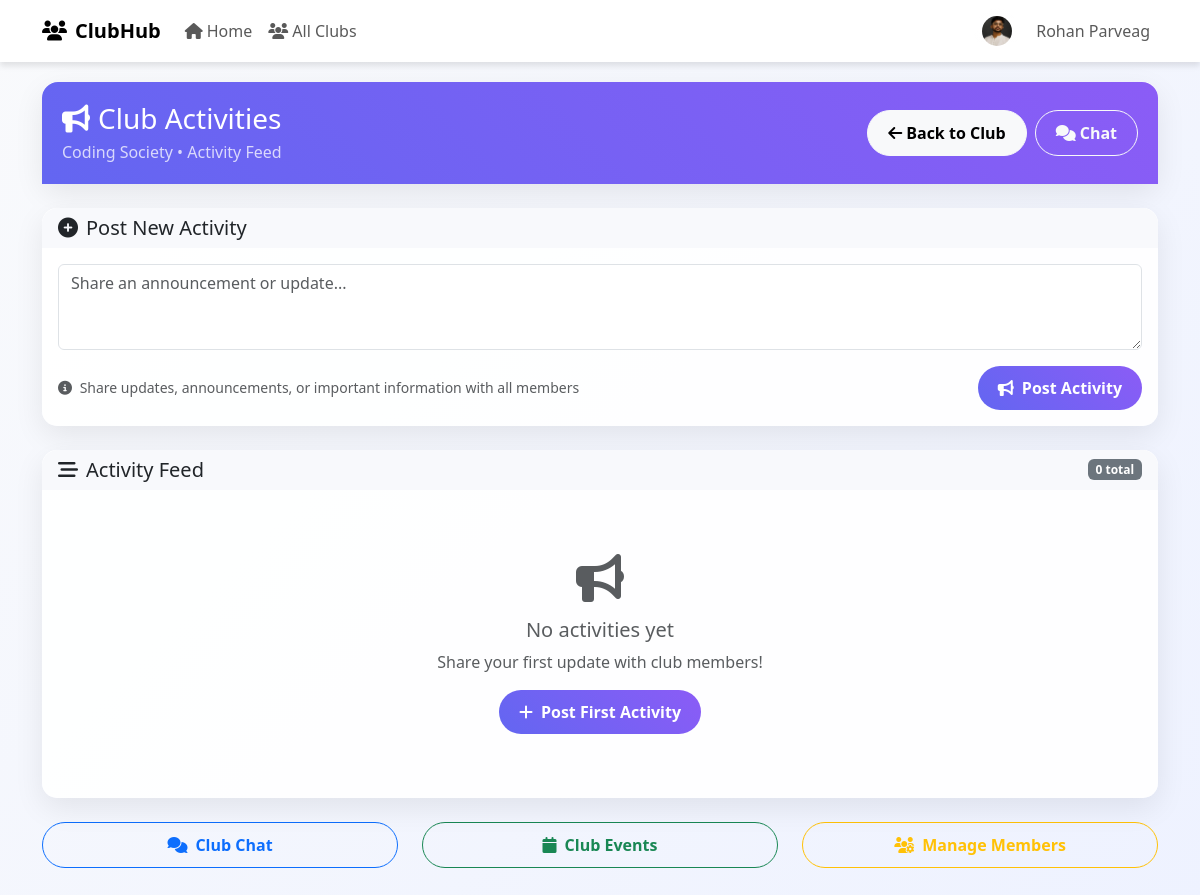
Page /clubs/EED2BA6D/activities/ (signed in) on the earlier database version.
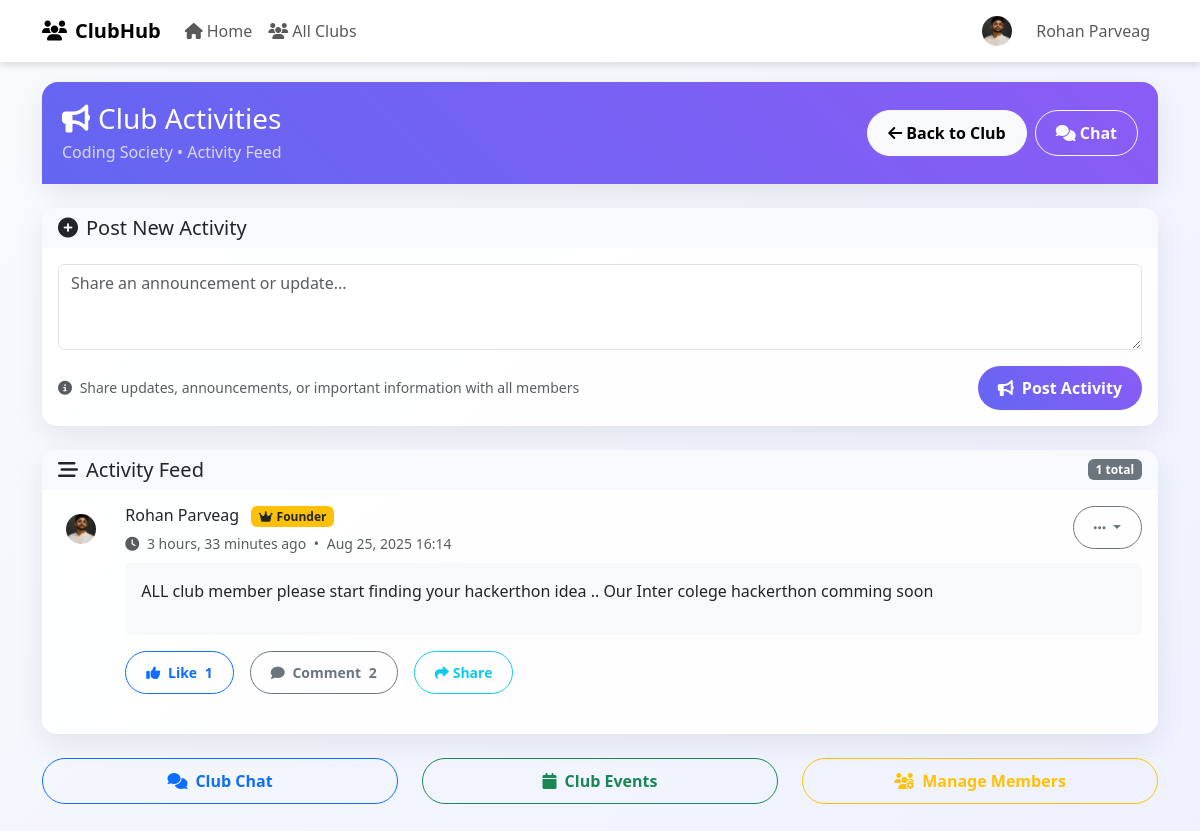
Same page on the later database version.
### club/models.py (models this page shows, shortened)
class ClubActivity(models.Model):
    club = models.ForeignKey(Club, on_delete=models.CASCADE, related_name="activities")
    created_by = models.ForeignKey(User, on_delete=models.CASCADE, related_name="activities")
    content = models.TextField()
    created_at = models.DateTimeField(auto_now_add=True)
    class Meta:
        ordering = ["-created_at"]

### student/models.py (models this page shows, shortened)
class Student(models.Model):
    user = models.OneToOneField(
        settings.AUTH_USER_MODEL,
        on_delete=models.CASCADE,
        related_name="student_profile"
    )
    profile_image = models.ImageField(
        upload_to="student_profiles/",
        default='student_profiles/default_image.jpg',
    )
    phone_number = models.CharField(max_length=15, blank=True, null=True)
    session = models.CharField(max_length=20, blank=True, null=True)
    aap_id = models.CharField(max_length=50, blank=True, null=True)
    registration_number = models.CharField(max_length=50, blank=True, null=True)
    roll_no = models.CharField(max_length=20, blank=True, null=True)
    address = models.TextField(blank=True, null=True)

### account/models.py (models this page shows, shortened)
class User(AbstractUser):
    ROLE_CHOICES = [
        ('admin', 'Admin'),
        ('management', 'Management'),
        ('hod', 'Head of Department'),
        ('teacher', 'Teacher'),
        ('student', 'Student'),
    ]
    role = models.CharField(max_length=20, choices=ROLE_CHOICES)
    department = models.ForeignKey(Department, on_delete=models.SET_NULL, null=True, blank=True)
    semester = models.ForeignKey(Semester, on_delete=models.SET_NULL, null=True, blank=True)
    accessible_batches = models.ManyToManyField(Semester, blank=True, related_name="teachers")

### club/views.py (the view, shortened to what this page needs)
# urls.py: path("<str:unique_id>/activities/", views.club_activities, name="club_activities"),
@login_required
def club_activities(request, unique_id):
    club = get_object_or_404(Club, unique_id=unique_id)
    membership = ClubMember.objects.filter(club=club, user=request.user, status="active").first()
    if not membership:
        messages.error(request, "🚫 You must be a member to view activities.")
        return redirect("club:club_detail", unique_id=unique_id)
    activities = ClubActivity.objects.filter(club=club).order_by('-created_at')
    activity_form = ActivityForm()
    is_admin = membership.role in ["owner", "admin", "moderator"]
    return render(request, "club/activities.html", {
        "club": club,
        "activities": activities,
        "form": activity_form,
        "is_admin": is_admin,
        "membership": membership
    })

### club/views.py
class ActivityForm(forms.ModelForm):
    class Meta:
        model = ClubActivity
        fields = ['content']
        widgets = {
            'content': forms.Textarea(attrs={
                'class': 'form-control',
                'rows': 3,
                'placeholder': 'Share an announcement or update...'
            })
        }

### account/context_processors.py (called while the page is built)
def profile_context(request):
    if request.user.is_authenticated and hasattr(request.user, "teacherprofile"):
        return {"profile": request.user.teacherprofile}
    return {}

### shop/context_processors.py (called while the page is built)
def shop_counts(request):
    if not request.user.is_authenticated:
        return {}
    cart_count = CartItem.objects.filter(user=request.user).count()
    seller_pending_count = Order.objects.filter(
        product__seller=request.user,
        status='REQUESTED'
    ).count()
    total_count = cart_count + seller_pending_count
    return {
        'cart_count': cart_count,
        'seller_pending_count': seller_pending_count,
        'shop_total_count': total_count,
    }

### templates/club/activities.html (shortened to what the changed rows need)
{% extends "club_base.html" %}
{% block content %}
<div class="row">
    <div class="col-12">
        <div class="row">
            <div class="col-12">
                <div class="card">
                    <div class="card-header d-flex justify-content-between align-items-center">
                        <h5 class="mb-0">
                            <i class="fas fa-stream me-2"></i>Activity Feed
                        </h5>
                        <span class="badge bg-secondary">{{ activities|length }} total</span>
                    </div>
                    <div class="card-body">
                        {% for activity in activities %}
                        <div class="activity-item d-flex mb-4 {% if not forloop.last %}border-bottom pb-4{% endif %}">
                            <div class="rounded-circle bg-gradient p-2 text-white me-2">
                            {% if activity.created_by.student_profile.profile_image %}
                              <img src="{{ activity.created_by.student_profile.profile_image.url }}"
                                   alt="{{ activity.created_by.get_full_name|default:activity.created_by.username }}"
                                   class="rounded-circle"
                                   style="width: 30px; height: 30px; object-fit: cover;">
                            {% else %}
                              <i class="fas fa-user"></i>
                            {% endif %}
                            </div>
                            <div class="flex-grow-1">
                                <div class="d-flex justify-content-between align-items-start mb-2">
                                    <div>
                                        <h6 class="mb-1">
                                            {{ activity.created_by.get_full_name|default:activity.created_by.username   }}
                                            {% if activity.created_by == club.created_by %}
                                                <span class="badge bg-warning text-dark ms-2">
                                                    <i class="fas fa-crown me-1"></i>Founder
                                                </span>
                                            {% endif %}
                                        </h6>
                                        <small class="text-muted">
                                            <i class="fas fa-clock me-1"></i>
                                            {{ activity.created_at|timesince }} ago
                                            <span class="mx-1">•</span>
                                            {{ activity.created_at|date:"M d, Y H:i" }}
                                        </small>
                                    </div>
                                    {% if is_admin and activity.created_by == user %}
                                    <div class="dropdown">
                                        <button class="btn btn-outline-secondary btn-sm dropdown-toggle"
                                                type="button"
                                                data-bs-toggle="dropdown">
                                            <i class="fas fa-ellipsis-h"></i>
                                        </button>
                                    </div>
                                    {% endif %}
                                </div>
                                <div class="activity-content">
                                    <div class="p-3 bg-light rounded">
                                        <p class="mb-0">{{ activity.content|linebreaks }}</p>
                                    </div>
                                </div>
                                <div class="mt-3 d-flex gap-3">
                                    <button id="like-btn-{{ activity.id }}" class="btn btn-outline-primary btn-sm" onclick="likeActivity({{ activity.id }})">
                                        <i class="fas fa-thumbs-up me-1"></i>
                                        Like <span class="ms-1">{{ activity.likes.count }}</span>
                                    </button>
                                    <button class="btn btn-outline-secondary btn-sm" onclick="toggleComments({{ activity.id }})">
                                        <i class="fas fa-comment me-1"></i>
                                        Comment <span class="ms-1">{{ activity.comments.count }}</span>
                                    </button>
                                    <button class="btn btn-outline-info btn-sm" onclick="shareActivity({{ activity.id }})">
                                        <i class="fas fa-share me-1"></i>Share
                                    </button>
                                </div>
                        {% empty %}
                        <div class="text-center py-5">
                            <i class="fas fa-bullhorn fa-3x text-muted mb-3"></i>
                            <h5 class="text-muted">No activities yet</h5>
                            {% if is_admin %}
                                <p class="text-muted">Share your first update with club members!</p>
                                <button class="btn btn-primary" onclick="document.querySelector('#id_content').focus()">
                                    <i class="fas fa-plus me-2"></i>Post First Activity
                                </button>
                            {% else %}
                                <p class="text-muted">Check back later for club updates and announcements.</p>
                            {% endif %}
                        </div>
                        {% endfor %}
                    </div>
                </div>
            </div>
        </div>
    </div>
</div>
{% endblock %}

Differences in the rows shown:
added ClubActivity: created_by.student_profile.profile_image (picture), created_by.get_full_name "Rohan Parveag", shows "Founder", created_at "3 hours, 33 minutes", created_at "Aug 25, 2025 16:14", content "ALL club member please start finding your hackerthon idea .. Our Inter colege hackerthon comming soon", likes.count "1", comments.count "2"
Other differences:
{{ activities|length }}: "0" → "1"
text no longer shown: "No activities yet Share your first update with club members! Post First Activity"
